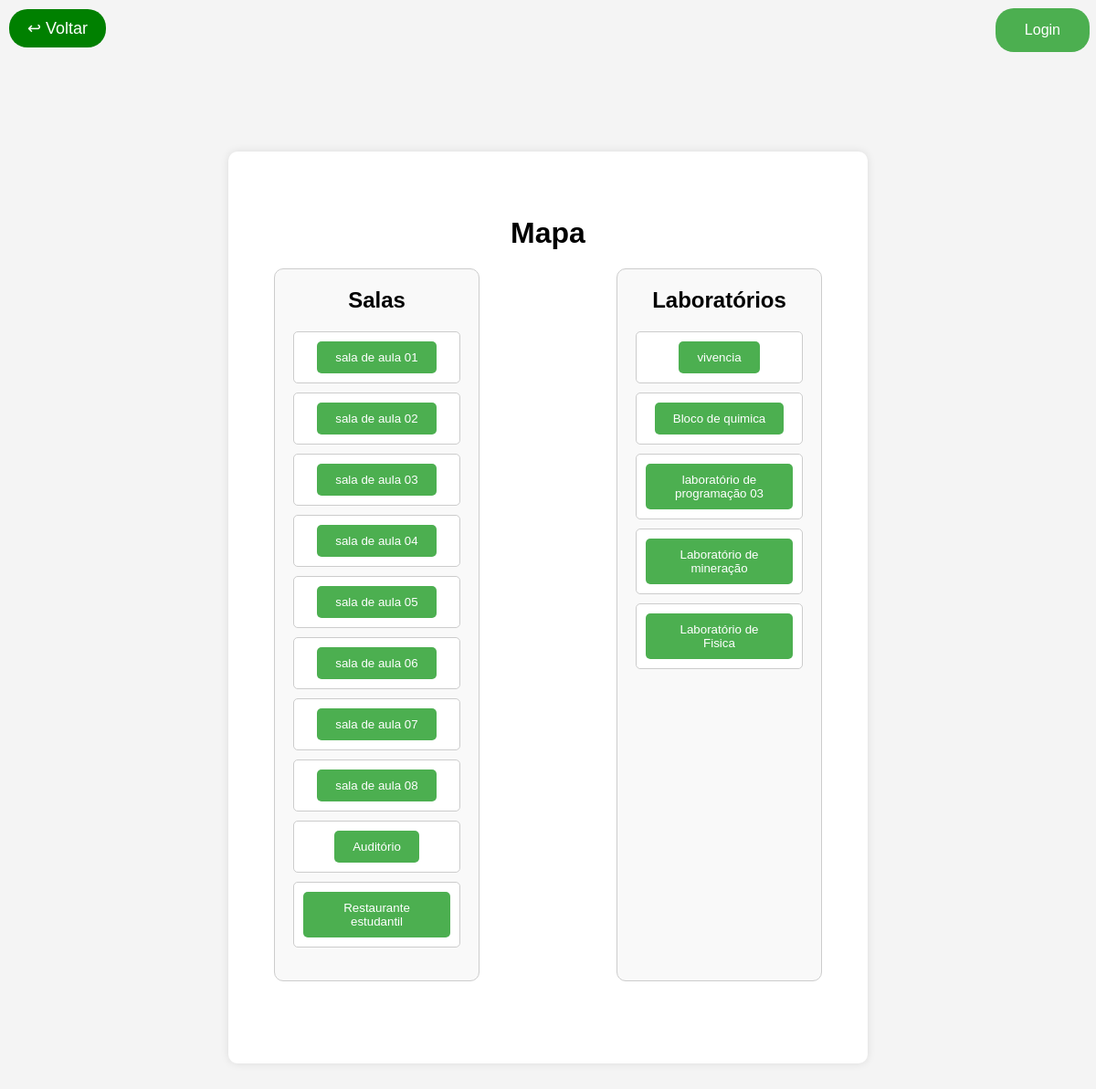
Page /mapa on the committed database.
### models.py (models this page shows)
class Evento(db.Model):
    id = db.Column(db.Integer, primary_key=True)
    titulo = db.Column(db.String(150), nullable=False)
    descricao = db.Column(db.Text, nullable=False)
    imagem = db.Column(db.String(300), nullable=True)
    tipo = db.Column(db.String(50), nullable=False)

### routes.py (the view)
@routes.route('/mapa')
def mapa():
    salas = Evento.query.filter_by(tipo='sala').all()
    laboratorios = Evento.query.filter_by(tipo='laboratorio').all()
    return render_template('mapa.html', salas=salas, laboratorios=laboratorios)

### templates/mapa.html (shortened to what this page needs)
<!DOCTYPE html>
<html lang="pt-br">
<head>
    <link rel="stylesheet" href="{{ url_for('static', filename='css/styles.css') }}">
</head>
<body>
    <div class="button-container">
        <button class="back-button" onclick="window.history.back()">↩ Voltar</button>
    </div>
    <div style="text-align: right; padding: 5px; font-size: 18px;">
        <button class="button login-button" onclick="window.location.href='/login'">Login</button>
    </div>
    <div class="container-geral">
        <h1 style="">Mapa</h1>
        <div class="container-mapa">
            <div class="section">
                <h2>Salas</h2>
                <ul class="lista-salas">
                    {% for sala in salas %}
                        <li class="sala-item">
                            <button class="normal-button" onclick="toggleImagem('sala-{{ sala.id }}')">{{ sala.titulo }}</button>
                        </li>
                    {% endfor %}
                </ul>
            </div>
            <div class="section">
                <h2>Laboratórios</h2>
                <ul class="lista-laboratorios">
                    {% for laboratorio in laboratorios %}
                        <li class="laboratorio-item">
                            <button class="normal-button" onclick="toggleImagem('laboratorio-{{ laboratorio.id }}')">{{ laboratorio.titulo }}</button>
                        </li>
                    {% endfor %}
                </ul>
            </div>
        </div>
    </div>
</body>
</html>

### static/css/styles.css (style rules this page uses)
body { font-family: Arial, sans-serif; text-align: center; background-color: #f4f4f4; margin: 0; padding: 0; }
h1 { margin-bottom: 20px; }
.normal-button { padding: 10px; background: green; color: white; border: none; border-radius: 5px; cursor: pointer; }
.button-container { position: absolute; top: 10px; left: 10px; display: flex; align-items: center; gap: 10px; }
.back-button { display: flex; align-items: center; background: green; border: none; border-radius: 20px; cursor: pointer; font-size: 18px; color: white; padding: 10px 20px; width: auto; }
.login-button { border-radius: 20px; background-color: #4CAF50; border: none; color: white; padding: 15px 32px; text-align: center; text-decoration: none; display: inline-block; font-size: 16px; margin: 4px 2px; cursor: pointer; transition: background-color 0.3s ease, transform 0.3s ease; }

### templates/mapa.html (style rules this page uses)
.container-geral { width: 600px; margin: 100px auto; padding: 50px; background: white; border-radius: 10px; box-shadow: 0 0 10px rgba(0, 0, 0, 0.1); position: relative; }
.button-container { text-align: right; margin-bottom: 20px; }
.normal-button { padding: 10px 20px; background-color: #4CAF50; color: white; border: none; border-radius: 5px; cursor: pointer; }
.container-mapa { display: flex; justify-content: space-between; gap: 150px; }
.section { margin-bottom: 40px; padding: 20px; border: 1px solid #ccc; border-radius: 10px; background-color: #f9f9f9; width: 48%; }
.section h2 { margin-top: 0; }
.lista-salas, .lista-laboratorios { list-style-type: none; padding: 0; }
.sala-item, .laboratorio-item { margin-bottom: 10px; padding: 10px; border: 1px solid #ccc; border-radius: 5px; background-color: #fff; }

### rows in the picture
Evento: titulo "sala de aula 01"
Evento: titulo "sala de aula 02"
Evento: titulo "sala de aula 03"
Evento: titulo "sala de aula 04"
Evento: titulo "sala de aula 05"
Evento: titulo "sala de aula 06"
Evento: titulo "sala de aula 07"
Evento: titulo "sala de aula 08"
Evento: titulo "Auditório"
Evento: titulo "Restaurante estudantil"
Evento: titulo "vivencia"
Evento: titulo "Bloco de quimica"
Evento: titulo "laboratório de programação 03"
Evento: titulo "Laboratório de mineração"
Evento: titulo "Laboratório de Fisica"
